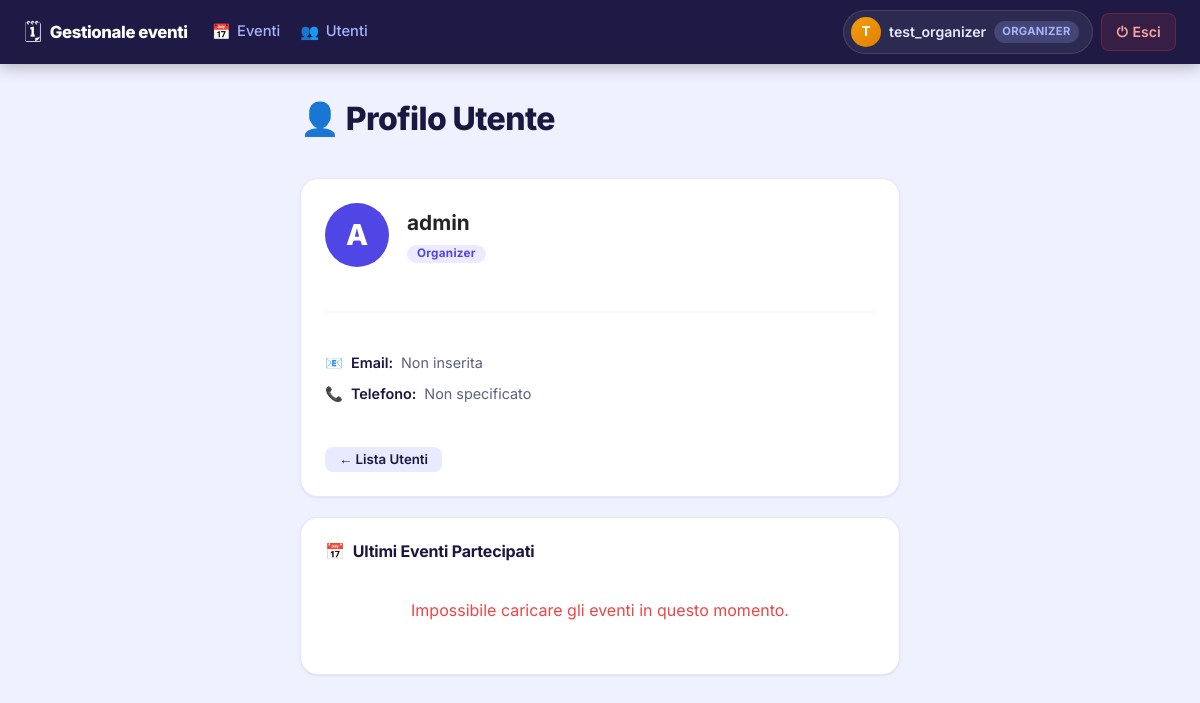
The app's page /users/1/ (signed in) with its own data.
### users/models.py (models this page shows, shortened)
class CustomUser(AbstractUser):
    RUOLO_CHOICES = [
        ('ORGANIZER', 'Organizzatore'),
        ('ATTENDEE', 'Partecipante'),
    ]
    ruolo = models.CharField(max_length=20, choices=RUOLO_CHOICES, default='ATTENDEE')
    telefono = models.CharField(max_length=15, blank=True, null=True)
    organizer_attivo = models.BooleanField(default=True)

### users/views.py (the view, shortened to what this page needs)
# urls.py: path('<int:pk>/', UserDetailView.as_view(), name='dettaglio_profilo'),
class UserDetailView(LoginRequiredMixin, DetailView):
    model = CustomUser
    template_name = 'users/profilo.html'
    context_object_name = 'utente_profilo'
    def get(self, request, *args, **kwargs):
        self.object = self.get_object()
        return super().get(request, *args, **kwargs)

### users/templates/users/profilo.html (shortened to what this page needs)
{% extends 'events/base.html' %}
{% load static %}
{% block content %}
<div style="max-width:600px; margin:0 auto;">
    <div class="page-header">
        <h1 class="page-title">👤 Profilo Utente</h1>
    </div>
    <div class="card">
        <div style="display:flex; align-items:center; gap:18px; margin-bottom:20px;">
            <div style="width:64px; height:64px; border-radius:50%; background:var(--color-primary);
                        color:#fff; font-size:1.8rem; font-weight:800; display:flex;
                        align-items:center; justify-content:center;">
                {{ utente_profilo.username|slice:":1"|upper }}
            </div>
            <div>
                <div style="font-size:1.3rem; font-weight:700;">{{ utente_profilo.username }}</div>
                {% if utente_profilo.ruolo == 'ORGANIZER' %}
                    <span class="badge badge-organizer">Organizer</span>
                {% else %}
                    <span class="badge badge-attendee">Attendee</span>
                {% endif %}
            </div>
        </div>
        <hr>
        <div class="meta-info">
            <p>📧 <strong>Email:</strong> {{ utente_profilo.email|default:"Non inserita" }}</p>
            <p>📞 <strong>Telefono:</strong> {{ utente_profilo.telefono|default:"Non specificato" }}</p>
        </div>
        <div style="display:flex; gap:10px; flex-wrap:wrap; margin-top:20px;">
            <a href="{% url 'lista_utenti' %}" class="btn btn-secondary btn-sm">← Lista Utenti</a>
        </div>
    </div>
    <div class="card" style="margin-top: 20px;">
        <h2 class="section-title" style="margin-top:0; display:flex; align-items:center; gap:8px;">
            <span>📅</span> Ultimi Eventi Partecipati
        </h2>
        <div id="participated-events-list" style="margin-top:15px; display:flex; flex-direction:column; gap:10px;">
        </div>
    </div>
</div>
{% endblock %}

### events/templates/events/base.html (shortened to what this page needs)
{% load static %}
<!DOCTYPE html>
<html lang="it">
<head>
    <link href="https://cdn.jsdelivr.net/npm/bootstrap@5.3.3/dist/css/bootstrap.min.css" rel="stylesheet">
    <link rel="stylesheet" href="https://cdn.jsdelivr.net/npm/bootstrap-icons@1.11.3/font/bootstrap-icons.min.css">
    <link rel="stylesheet" href="{% static 'events/css/style.css' %}">
</head>
<body>
    <nav class="navbar navbar-expand-md navbar-dark fixed-top px-3 px-md-4" id="main-navbar">
        <div class="navbar-brand d-flex align-items-center gap-2">
            <span class="navbar-logo">🗓</span>
            <span class="navbar-title">Gestionale eventi</span>
        </div>
        <div class="collapse navbar-collapse" id="navbarContent">
            <ul class="navbar-nav me-auto gap-1 mt-2 mt-md-0">
                <li class="nav-item">
                    <a href="{% url 'lista_eventi' %}" class="nav-link {% block nav_active_eventi %}{% endblock %}">
                        <span class="nav-icon">📅</span> Eventi
                    </a>
                </li>
                <li class="nav-item">
                    <a href="{% url 'lista_utenti' %}" class="nav-link {% block nav_active_utenti %}{% endblock %}">
                        <span class="nav-icon">👥</span> Utenti
                    </a>
                </li>
            </ul>
            <div class="d-flex align-items-center gap-2 mt-3 mt-md-0 mb-2 mb-md-0">
                <a href="{% url 'dettaglio_profilo' user.pk %}" class="nav-user-badge" id="nav-profile-link">
                    <span class="nav-avatar">{{ user.username|slice:":1"|upper }}</span>
                    <span class="nav-username">{{ user.username }}</span>
                    <span class="nav-role-chip">{{ user.ruolo }}</span>
                </a>
                <form action="{% url 'logout' %}" method="post" class="m-0">
                    <button type="submit" class="nav-logout-btn" id="nav-logout-btn">
                        <span>⏻</span> Esci
                    </button>
                </form>
            </div>
        </div>
    </nav>
    <div class="page-wrapper">
        {% block content %}{% endblock %}
    </div>
</body>
</html>

### records on screen
CustomUser: username "T", username "test_organizer", ruolo "ORGANIZER"
CustomUser: username "A", username "admin", email "Non inserita", telefono "Non specificato"
